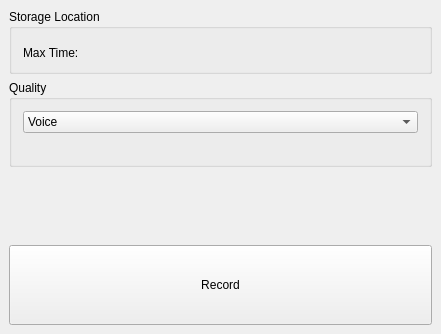
<ui version="4.0" >
 <class>MediaRecorderBase</class>
 <widget class="QWidget" name="MediaRecorderBase" >
  <property name="geometry" >
   <rect>
    <x>0</x>
    <y>0</y>
    <width>441</width>
    <height>276</height>
   </rect>
  </property>
  <property name="windowTitle" >
   <string>Voice Recorder</string>
  </property>
  <layout class="QGridLayout" >
   <property name="margin" >
    <number>9</number>
   </property>
   <property name="spacing" >
    <number>6</number>
   </property>
   <item row="4" column="0" >
    <layout class="QHBoxLayout" >
     <property name="margin" >
      <number>0</number>
     </property>
     <property name="spacing" >
      <number>6</number>
     </property>
     <item>
      <widget class="QPushButton" name="recordButton" >
       <property name="sizePolicy" >
        <sizepolicy>
         <hsizetype>3</hsizetype>
         <vsizetype>13</vsizetype>
         <horstretch>0</horstretch>
         <verstretch>0</verstretch>
        </sizepolicy>
       </property>
       <property name="minimumSize" >
        <size>
         <width>0</width>
         <height>80</height>
        </size>
       </property>
       <property name="text" >
        <string>Record</string>
       </property>
      </widget>
     </item>
    </layout>
   </item>
   <item row="3" column="0" >
    <widget class="TimeProgressBar" native="1" name="progress" >
     <property name="sizePolicy" >
      <sizepolicy>
       <hsizetype>3</hsizetype>
       <vsizetype>0</vsizetype>
       <horstretch>0</horstretch>
       <verstretch>0</verstretch>
      </sizepolicy>
     </property>
     <property name="minimumSize" >
      <size>
       <width>0</width>
       <height>30</height>
      </size>
     </property>
    </widget>
   </item>
   <item row="2" column="0" >
    <widget class="Waveform" native="1" name="waveform" >
     <property name="sizePolicy" >
      <sizepolicy>
       <hsizetype>3</hsizetype>
       <vsizetype>3</vsizetype>
       <horstretch>0</horstretch>
       <verstretch>0</verstretch>
      </sizepolicy>
     </property>
     <property name="minimumSize" >
      <size>
       <width>0</width>
       <height>30</height>
      </size>
     </property>
    </widget>
   </item>
   <item row="1" column="0" >
    <widget class="QGroupBox" name="GroupBox1" >
     <property name="title" >
      <string>Quality</string>
     </property>
     <layout class="QGridLayout" >
      <property name="margin" >
       <number>11</number>
      </property>
      <property name="spacing" >
       <number>6</number>
      </property>
      <item row="0" column="0" >
       <widget class="QComboBox" name="qualityCombo" >
        <item>
         <property name="text" >
          <string>Voice</string>
         </property>
        </item>
        <item>
         <property name="text" >
          <string>Music</string>
         </property>
        </item>
        <item>
         <property name="text" >
          <string>CD</string>
         </property>
        </item>
        <item>
         <property name="text" >
          <string>Custom</string>
         </property>
        </item>
       </widget>
      </item>
      <item row="1" column="0" >
       <widget class="QLabel" name="details" >
        <property name="sizePolicy" >
         <sizepolicy>
          <hsizetype>5</hsizetype>
          <vsizetype>7</vsizetype>
          <horstretch>0</horstretch>
          <verstretch>0</verstretch>
         </sizepolicy>
        </property>
        <property name="textFormat" >
         <enum>Qt::RichText</enum>
        </property>
        <property name="alignment" >
         <set>Qt::AlignCenter</set>
        </property>
       </widget>
      </item>
     </layout>
    </widget>
   </item>
   <item row="0" column="0" >
    <widget class="QGroupBox" name="GroupBox2" >
     <property name="title" >
      <string>Storage Location</string>
     </property>
     <layout class="QGridLayout" >
      <property name="margin" >
       <number>11</number>
      </property>
      <property name="spacing" >
       <number>6</number>
      </property>
      <item row="0" column="0" >
       <widget class="QStorageDeviceSelector" native="1" name="storageLocation" >
        <property name="focusPolicy" >
         <enum>Qt::TabFocus</enum>
        </property>
       </widget>
      </item>
      <item row="1" column="0" >
       <layout class="QHBoxLayout" >
        <property name="margin" >
         <number>0</number>
        </property>
        <property name="spacing" >
         <number>6</number>
        </property>
        <item>
         <widget class="QLabel" name="TextLabel2" >
          <property name="text" >
           <string>Max Time:</string>
          </property>
         </widget>
        </item>
        <item>
         <widget class="QLabel" name="maxTime" >
          <property name="sizePolicy" >
           <sizepolicy>
            <hsizetype>7</hsizetype>
            <vsizetype>7</vsizetype>
            <horstretch>0</horstretch>
            <verstretch>0</verstretch>
           </sizepolicy>
          </property>
          <property name="textFormat" >
           <enum>Qt::RichText</enum>
          </property>
          <property name="alignment" >
           <set>Qt::AlignAbsolute|Qt::AlignBottom|Qt::AlignCenter|Qt::AlignHCenter|Qt::AlignHorizontal_Mask|Qt::AlignJustify|Qt::AlignLeading|Qt::AlignLeft|Qt::AlignRight|Qt::AlignTop|Qt::AlignTrailing|Qt::AlignVCenter|Qt::AlignVertical_Mask</set>
          </property>
         </widget>
        </item>
       </layout>
      </item>
     </layout>
    </widget>
   </item>
  </layout>
 </widget>
 <customwidgets>
  <customwidget>
   <class>TimeProgressBar</class>
   <extends>QWidget</extends>
   <header>timeprogressbar.h</header>
  </customwidget>
  <customwidget>
   <class>Waveform</class>
   <extends>QWidget</extends>
   <header>waveform.h</header>
  </customwidget>
  <customwidget>
   <class>QStorageDeviceSelector</class>
   <extends>QWidget</extends>
   <header>qtopia/qstoragedeviceselector.h</header>
  </customwidget>
 </customwidgets>
 <tabstops>
  <tabstop>storageLocation</tabstop>
 </tabstops>
 <resources/>
 <connections/>
</ui>
